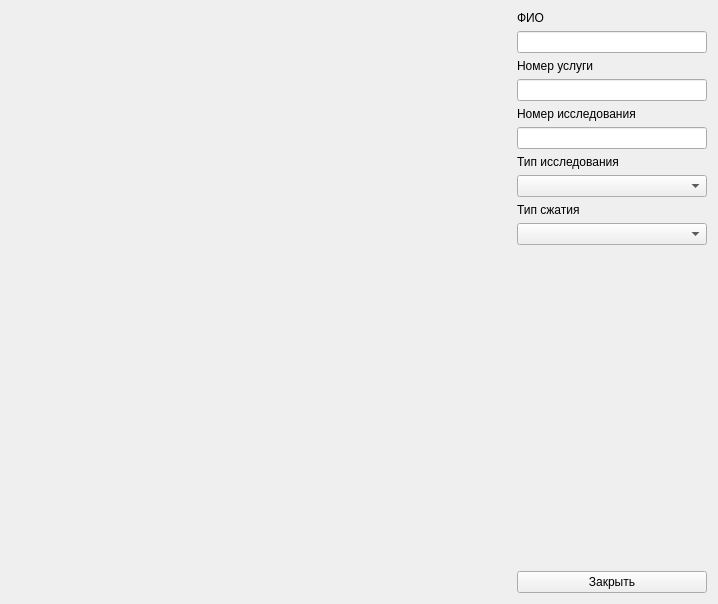
<?xml version="1.0" encoding="UTF-8"?>
<ui version="4.0">
 <class>showDicomForm</class>
 <widget class="QWidget" name="showDicomForm">
  <property name="geometry">
   <rect>
    <x>0</x>
    <y>0</y>
    <width>718</width>
    <height>604</height>
   </rect>
  </property>
  <property name="windowTitle">
   <string>Просмот Изображения</string>
  </property>
  <layout class="QHBoxLayout" name="horizontalLayout">
   <item>
    <widget class="QLabel" name="label">
     <property name="minimumSize">
      <size>
       <width>500</width>
       <height>200</height>
      </size>
     </property>
     <property name="text">
      <string/>
     </property>
    </widget>
   </item>
   <item>
    <layout class="QVBoxLayout" name="verticalLayout">
     <item>
      <layout class="QVBoxLayout" name="verticalLayout_2">
       <item>
        <widget class="QLabel" name="label_2">
         <property name="text">
          <string>ФИО</string>
         </property>
        </widget>
       </item>
       <item>
        <widget class="QLineEdit" name="lineEdit"/>
       </item>
       <item>
        <widget class="QLabel" name="label_3">
         <property name="text">
          <string>Номер услуги</string>
         </property>
        </widget>
       </item>
       <item>
        <widget class="QLineEdit" name="lineEdit_2"/>
       </item>
       <item>
        <widget class="QLabel" name="label_4">
         <property name="text">
          <string>Номер исследования</string>
         </property>
        </widget>
       </item>
       <item>
        <widget class="QLineEdit" name="lineEdit_3"/>
       </item>
       <item>
        <widget class="QLabel" name="label_5">
         <property name="text">
          <string>Тип исследования</string>
         </property>
        </widget>
       </item>
       <item>
        <widget class="QComboBox" name="comboBox"/>
       </item>
       <item>
        <widget class="QLabel" name="label_6">
         <property name="text">
          <string>Тип сжатия</string>
         </property>
        </widget>
       </item>
       <item>
        <widget class="QComboBox" name="comboBox_2"/>
       </item>
      </layout>
     </item>
     <item>
      <spacer name="verticalSpacer_2">
       <property name="orientation">
        <enum>Qt::Vertical</enum>
       </property>
       <property name="sizeHint" stdset="0">
        <size>
         <width>100</width>
         <height>100</height>
        </size>
       </property>
      </spacer>
     </item>
     <item>
      <widget class="QPushButton" name="CloseButton">
       <property name="text">
        <string>Закрыть</string>
       </property>
      </widget>
     </item>
    </layout>
   </item>
  </layout>
 </widget>
 <resources/>
 <connections/>
</ui>
